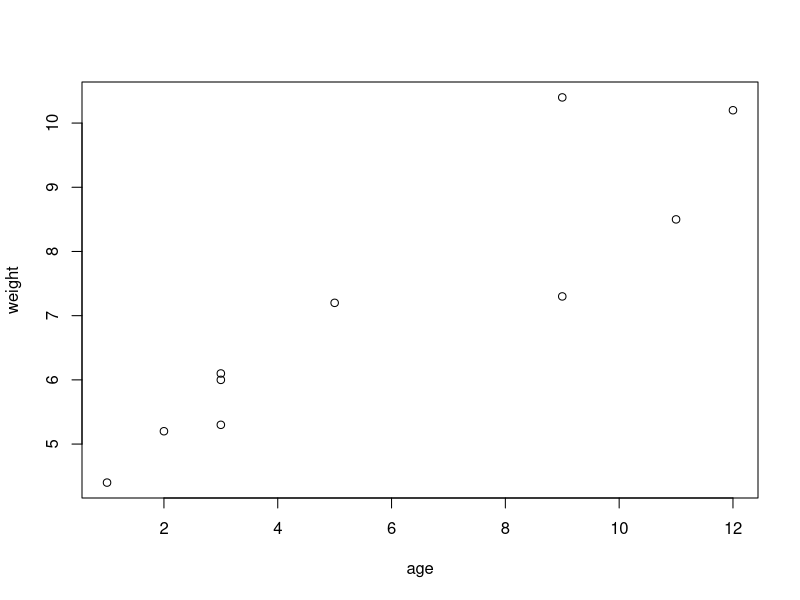
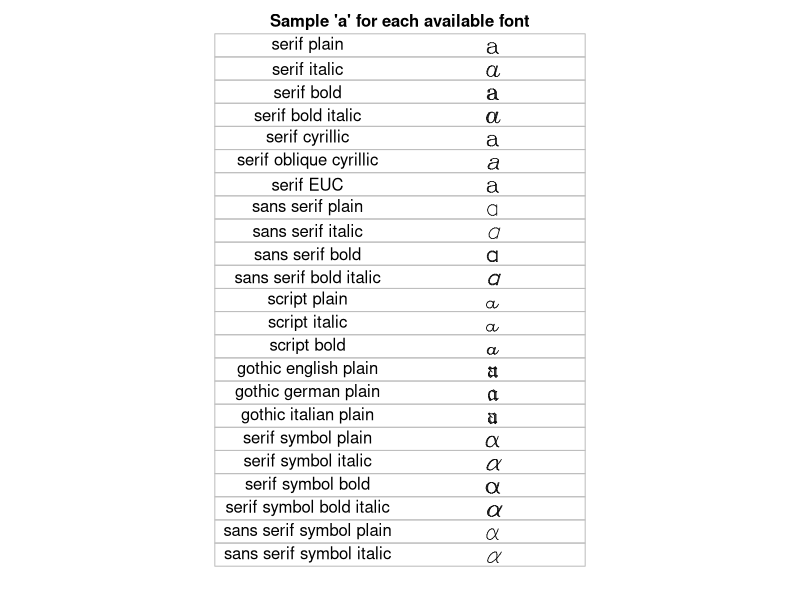
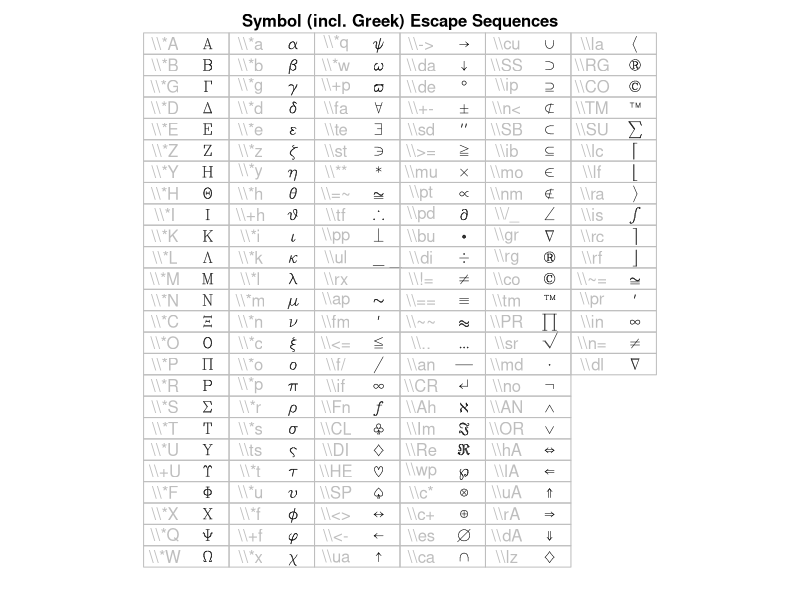
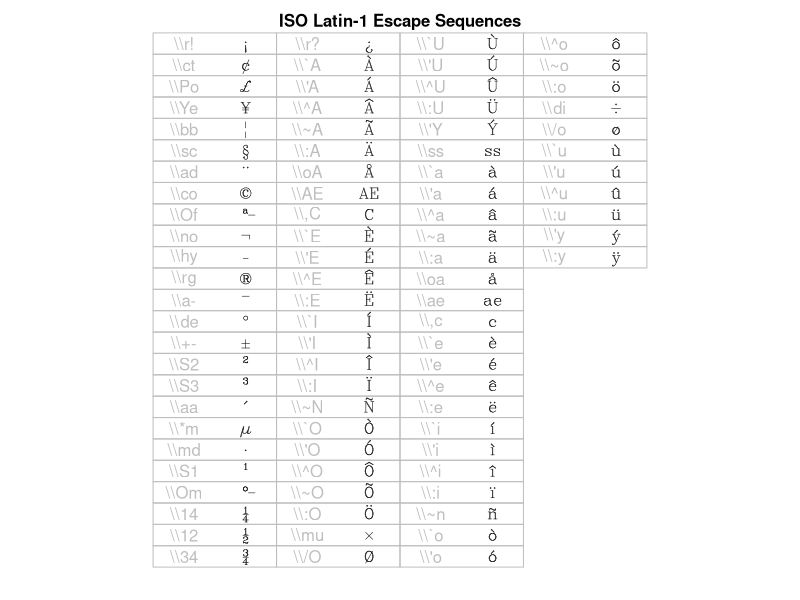
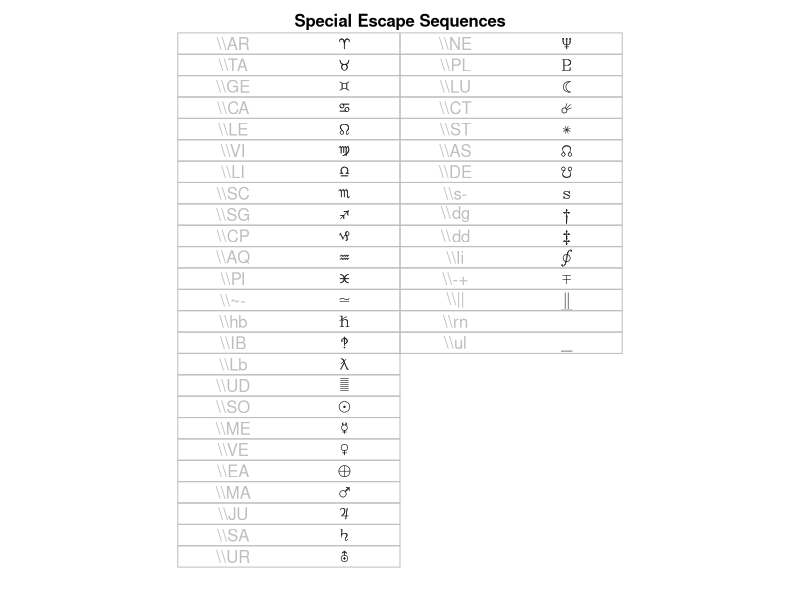
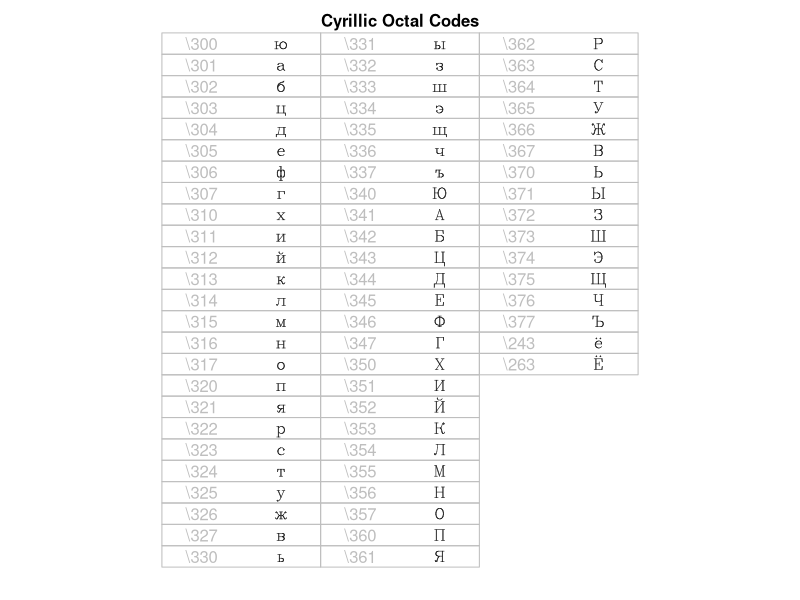
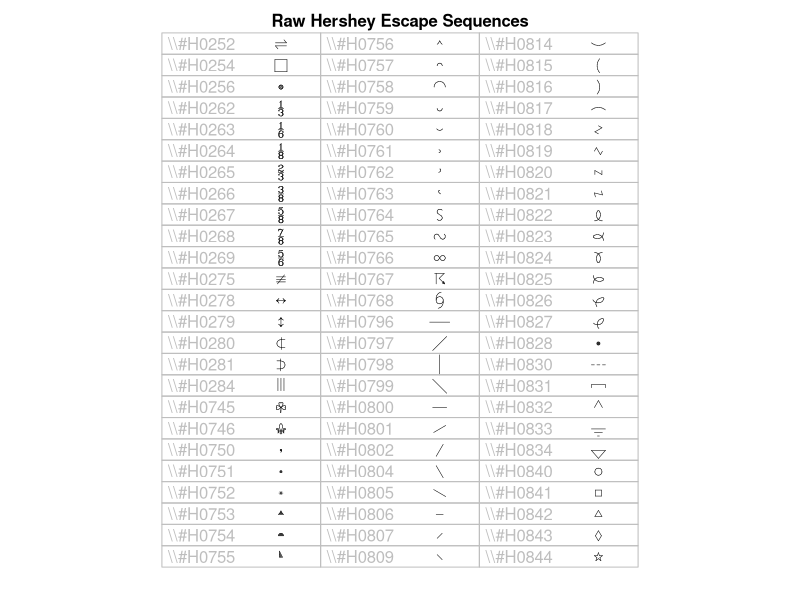
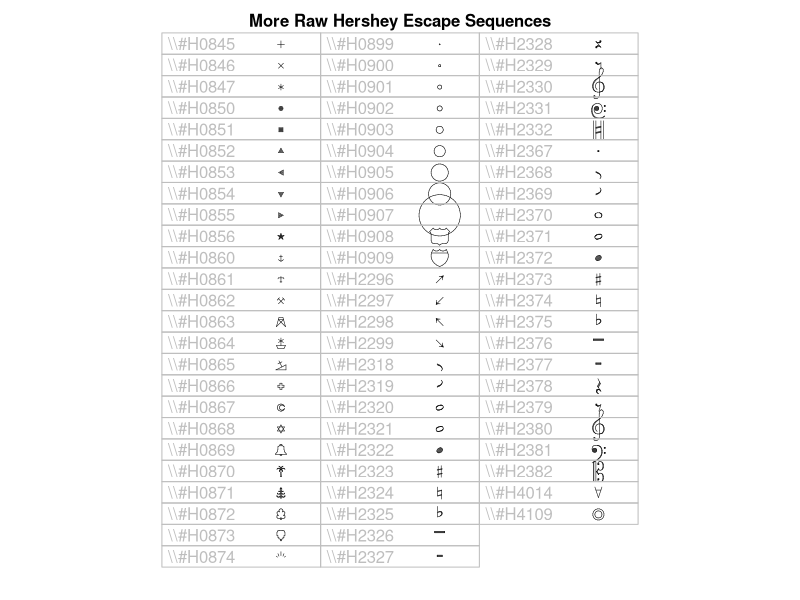

Write R code to recreate these figures, in order. (Note: this script raises an error after producing the figures.)
# Listing 1.1, a sample R session.

age <- c(1, 3, 5, 2, 11, 9, 3, 9, 12, 3)
weight <- c(4.4, 5.3, 7.2, 5.2, 8.5, 7.3, 6.0, 10.4, 10.2, 6.1)

mean(weight)
sd(weight)
cor(age, weight)

plot(age, weight)

demo()

demo(Hershey)
demo(persp)
demo(plotmath)
demo(graphics)

# 1.6 Reusing output as input
lmfit <- lm(mpg ~ wt, data = mtcars)

summary(lmfit)

plot(lmfit)

cook <- cooks.distance(lmfit)

plot(cook)

help()

help.start()

install.packages("vcd")

help(package = "vcd")

library(vcd)

help(Arthritis)

data("Arthritis")
art <- xtabs(~Treatment + Improved, data = Arthritis, subset = Sex == "Female")
art

mosaic(art, gp = shading_Friendly)
mosaic(art, gp = shading_max)

Arthritis

example(Arthritis)